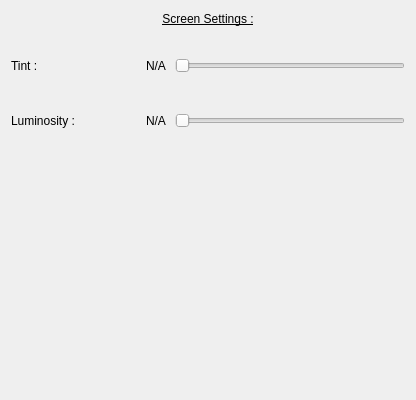
<?xml version="1.0" encoding="UTF-8"?>
<ui version="4.0">
 <class>ScreenSettings</class>
 <widget class="QWidget" name="ScreenSettings">
  <property name="geometry">
   <rect>
    <x>0</x>
    <y>0</y>
    <width>416</width>
    <height>400</height>
   </rect>
  </property>
  <property name="windowTitle">
   <string>Form</string>
  </property>
  <layout class="QVBoxLayout" name="verticalLayout" stretch="1,2">
   <item>
    <layout class="QVBoxLayout" name="verticalLayout_2" stretch="1,1,2,1,2">
     <property name="sizeConstraint">
      <enum>QLayout::SetDefaultConstraint</enum>
     </property>
     <property name="topMargin">
      <number>0</number>
     </property>
     <item>
      <layout class="QHBoxLayout" name="Title">
       <property name="topMargin">
        <number>0</number>
       </property>
       <item>
        <widget class="QLabel" name="label">
         <property name="sizePolicy">
          <sizepolicy hsizetype="Expanding" vsizetype="Expanding">
           <horstretch>0</horstretch>
           <verstretch>0</verstretch>
          </sizepolicy>
         </property>
         <property name="font">
          <font>
           <underline>true</underline>
          </font>
         </property>
         <property name="text">
          <string>Screen Settings :</string>
         </property>
         <property name="alignment">
          <set>Qt::AlignCenter</set>
         </property>
        </widget>
       </item>
      </layout>
     </item>
     <item>
      <spacer name="verticalSpacer_3">
       <property name="orientation">
        <enum>Qt::Vertical</enum>
       </property>
       <property name="sizeHint" stdset="0">
        <size>
         <width>20</width>
         <height>40</height>
        </size>
       </property>
      </spacer>
     </item>
     <item>
      <layout class="QHBoxLayout" name="TintContainer" stretch="1,2">
       <item>
        <widget class="QLabel" name="TintLabel">
         <property name="sizePolicy">
          <sizepolicy hsizetype="Minimum" vsizetype="Preferred">
           <horstretch>0</horstretch>
           <verstretch>0</verstretch>
          </sizepolicy>
         </property>
         <property name="text">
          <string>Tint :</string>
         </property>
        </widget>
       </item>
       <item>
        <layout class="QHBoxLayout" name="SliderTintHLayout">
         <property name="rightMargin">
          <number>0</number>
         </property>
         <item>
          <widget class="QLabel" name="TintValue">
           <property name="sizePolicy">
            <sizepolicy hsizetype="Minimum" vsizetype="Preferred">
             <horstretch>0</horstretch>
             <verstretch>0</verstretch>
            </sizepolicy>
           </property>
           <property name="text">
            <string>N/A </string>
           </property>
          </widget>
         </item>
         <item>
          <widget class="QSlider" name="TintSlider">
           <property name="sizePolicy">
            <sizepolicy hsizetype="Expanding" vsizetype="Preferred">
             <horstretch>0</horstretch>
             <verstretch>0</verstretch>
            </sizepolicy>
           </property>
           <property name="minimumSize">
            <size>
             <width>0</width>
             <height>0</height>
            </size>
           </property>
           <property name="maximumSize">
            <size>
             <width>16777215</width>
             <height>16777215</height>
            </size>
           </property>
           <property name="maximum">
            <number>100</number>
           </property>
           <property name="singleStep">
            <number>1</number>
           </property>
           <property name="pageStep">
            <number>1</number>
           </property>
           <property name="orientation">
            <enum>Qt::Horizontal</enum>
           </property>
          </widget>
         </item>
        </layout>
       </item>
      </layout>
     </item>
     <item>
      <spacer name="verticalSpacer_2">
       <property name="orientation">
        <enum>Qt::Vertical</enum>
       </property>
       <property name="sizeHint" stdset="0">
        <size>
         <width>20</width>
         <height>40</height>
        </size>
       </property>
      </spacer>
     </item>
     <item>
      <layout class="QHBoxLayout" name="LuminosityContainer" stretch="1,2">
       <item>
        <widget class="QLabel" name="LuminosityLabel">
         <property name="text">
          <string>Luminosity :</string>
         </property>
        </widget>
       </item>
       <item>
        <layout class="QHBoxLayout" name="SliderLuminosityHLayout">
         <property name="rightMargin">
          <number>0</number>
         </property>
         <item>
          <widget class="QLabel" name="LuminosityValue">
           <property name="text">
            <string>N/A </string>
           </property>
          </widget>
         </item>
         <item>
          <widget class="QSlider" name="LuminositySlider">
           <property name="sizePolicy">
            <sizepolicy hsizetype="Expanding" vsizetype="Preferred">
             <horstretch>0</horstretch>
             <verstretch>0</verstretch>
            </sizepolicy>
           </property>
           <property name="minimumSize">
            <size>
             <width>0</width>
             <height>0</height>
            </size>
           </property>
           <property name="maximumSize">
            <size>
             <width>16777215</width>
             <height>16777215</height>
            </size>
           </property>
           <property name="maximum">
            <number>100</number>
           </property>
           <property name="orientation">
            <enum>Qt::Horizontal</enum>
           </property>
           <property name="invertedAppearance">
            <bool>false</bool>
           </property>
           <property name="invertedControls">
            <bool>false</bool>
           </property>
          </widget>
         </item>
        </layout>
       </item>
      </layout>
     </item>
    </layout>
   </item>
   <item>
    <spacer name="verticalSpacer">
     <property name="orientation">
      <enum>Qt::Vertical</enum>
     </property>
     <property name="sizeType">
      <enum>QSizePolicy::Expanding</enum>
     </property>
     <property name="sizeHint" stdset="0">
      <size>
       <width>20</width>
       <height>200</height>
      </size>
     </property>
    </spacer>
   </item>
  </layout>
 </widget>
 <resources/>
 <connections/>
</ui>
